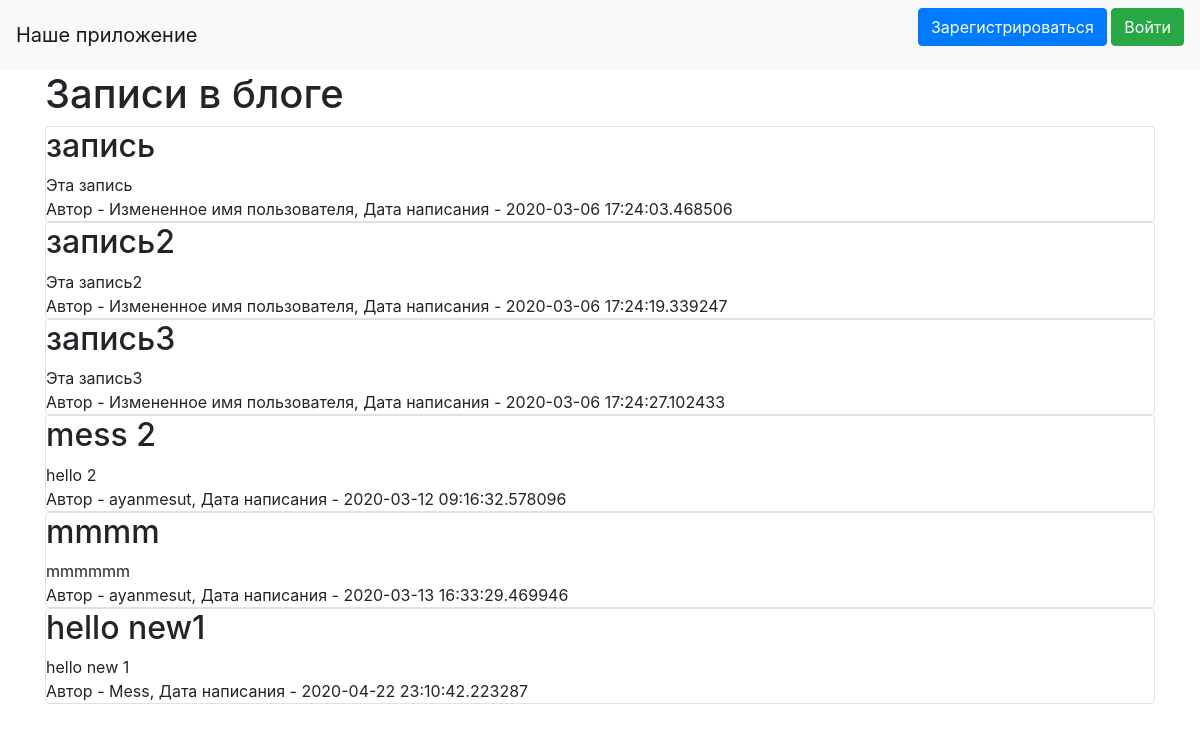
The page / on the database its author committed.
### data/news.py (models this page shows)
class News(SqlAlchemyBase):
    __tablename__ = 'news'
    id = sqlalchemy.Column(sqlalchemy.Integer,
                           primary_key=True, autoincrement=True)
    title = sqlalchemy.Column(sqlalchemy.String, nullable=True)
    content = sqlalchemy.Column(sqlalchemy.String, nullable=True)
    created_date = sqlalchemy.Column(sqlalchemy.DateTime,
                                     default=datetime.datetime.now)
    is_private = sqlalchemy.Column(sqlalchemy.Boolean, default=True)
    user_id = sqlalchemy.Column(sqlalchemy.Integer,
                                sqlalchemy.ForeignKey("users.id"))
    user = orm.relation('User')

### data/users.py (models this page shows, shortened)
class User(SqlAlchemyBase, UserMixin):
    __tablename__ = 'users'
    id = sqlalchemy.Column(sqlalchemy.Integer,
                           primary_key=True, autoincrement=True)
    name = sqlalchemy.Column(sqlalchemy.String, nullable=True)
    about = sqlalchemy.Column(sqlalchemy.String, nullable=True)
    email = sqlalchemy.Column(sqlalchemy.String,
                              index=True, unique=True, nullable=True)
    hashed_password = sqlalchemy.Column(sqlalchemy.String, nullable=True)
    created_date = sqlalchemy.Column(sqlalchemy.DateTime,
                                     default=datetime.datetime.now)
    news = orm.relation("News", back_populates='user')

### main.py (the view)
    @app.route("/")
    def index():
        session = db_session.create_session()
        if current_user.is_authenticated:
            news = session.query(News).filter(
                (News.user == current_user), (News.is_private == True))
        else:
            news = session.query(News).filter(News.is_private != True)
        return render_template("index.html", news=news)

### data/db_session.py (called while the page is built)
def create_session() -> Session:
    global __factory
    return __factory()

### templates/index.html (shortened to what this page needs)
{% extends "base.html" %}
{% block content %}
<h1>Записи в блоге</h1>
{% for item in news%}
<div class="col-md6 border rounded">
    <h2>{{item.title}}</h2>
    <div>
        {{item.content}}
    </div>
    <div>
        Автор - {{item.user.name}}, Дата написания - {{item.created_date}}
    </div>
</div>
{% endfor %}
{% endblock %}

### templates/base.html (shortened to what this page needs)
<!doctype html>
<html lang="en">
<head>
    <link rel="stylesheet"
          href="https://stackpath.bootstrapcdn.com/bootstrap/4.4.1/css/bootstrap.min.css"
>
</head>
<body>
<header>
    <nav class="navbar navbar-light bg-light">
        <a class="navbar-brand" href="/">Наше приложение</a>
        {% if current_user.is_authenticated %}
    <a class="navbar-brand" href="/logout">{{ current_user.name }}</a>
{% else %}
    <p>
        <a class="btn btn-primary " href="/register">Зарегистрироваться</a>
        <a class="btn btn-success" href="/login">Войти</a>
    </p>
{% endif %}
    </nav>
</header>
<main role="main" class="container">
    {% block content %}{% endblock %}
</main>
</body>
</html>

### rows shown on the page
News: title "запись", content "Эта запись", user.name "Измененное имя пользователя", created_date "2020-03-06 17:24:03.468506"
News: title "запись2", content "Эта запись2", user.name "Измененное имя пользователя", created_date "2020-03-06 17:24:19.339247"
News: title "запись3", content "Эта запись3", user.name "Измененное имя пользователя", created_date "2020-03-06 17:24:27.102433"
News: title "mess 2", content "hello 2", user.name "ayanmesut", created_date "2020-03-12 09:16:32.578096"
News: title "mmmm", content "mmmmmm", user.name "ayanmesut", created_date "2020-03-13 16:33:29.469946"
News: title "hello new1", content "hello new 1", user.name "Mess", created_date "2020-04-22 23:10:42.223287"
